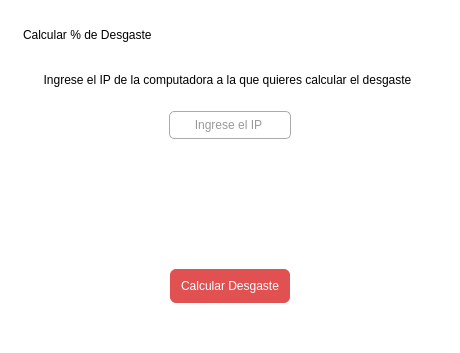
<?xml version="1.0" encoding="UTF-8"?>
<ui version="4.0">
 <class>Dialog</class>
 <widget class="QDialog" name="Dialog">
  <property name="geometry">
   <rect>
    <x>0</x>
    <y>0</y>
    <width>457</width>
    <height>328</height>
   </rect>
  </property>
  <property name="windowTitle">
   <string>Calcular Desgaste</string>
  </property>
  <property name="windowIcon">
   <iconset>
    <normaloff>../imgs/logo1.png</normaloff>../imgs/logo1.png</iconset>
  </property>
  <property name="styleSheet">
   <string notr="true">  background-color: white;</string>
  </property>
  <layout class="QGridLayout" name="gridLayout">
   <item row="0" column="0">
    <widget class="QFrame" name="frame">
     <property name="styleSheet">
      <string notr="true">border-radius:6px;
background-color:white;</string>
     </property>
     <property name="frameShape">
      <enum>QFrame::StyledPanel</enum>
     </property>
     <property name="frameShadow">
      <enum>QFrame::Raised</enum>
     </property>
     <layout class="QVBoxLayout" name="verticalLayout">
      <item>
       <widget class="QLabel" name="titulo">
        <property name="styleSheet">
         <string notr="true">font: 11pt &quot;Bahnschrift Light SemiCondensed&quot;;
margin: 5px 0 0 0;
</string>
        </property>
        <property name="text">
         <string>Calcular % de Desgaste</string>
        </property>
        <property name="alignment">
         <set>Qt::AlignLeading|Qt::AlignLeft|Qt::AlignTop</set>
        </property>
       </widget>
      </item>
      <item>
       <widget class="QFrame" name="frame_2">
        <property name="styleSheet">
         <string notr="true">margin: 0 0 80px 0;</string>
        </property>
        <property name="frameShape">
         <enum>QFrame::StyledPanel</enum>
        </property>
        <property name="frameShadow">
         <enum>QFrame::Raised</enum>
        </property>
        <layout class="QVBoxLayout" name="verticalLayout_2">
         <item>
          <widget class="QLabel" name="subtitulo">
           <property name="styleSheet">
            <string notr="true">margin: 10px 10px 15px 5px;
font: 9pt &quot;Bahnschrift Light SemiCondensed&quot;;
</string>
           </property>
           <property name="text">
            <string>Ingrese el IP de la computadora a la que quieres calcular el desgaste</string>
           </property>
           <property name="alignment">
            <set>Qt::AlignHCenter|Qt::AlignTop</set>
           </property>
          </widget>
         </item>
         <item>
          <widget class="QLineEdit" name="txt_ip">
           <property name="styleSheet">
            <string notr="true">QLineEdit{
font: 25 9pt &quot;Bahnschrift Light SemiCondensed&quot;;
outline:none;
border:1px solid #aaa;
padding:5px;
border-radius: 5px;
color: #333;
margin: 0 140px 0 140px;
}

QLineEdit:focus{
border: 1px solid rgb(225, 81, 81);

}
</string>
           </property>
           <property name="alignment">
            <set>Qt::AlignCenter</set>
           </property>
           <property name="placeholderText">
            <string>Ingrese el IP </string>
           </property>
          </widget>
         </item>
        </layout>
       </widget>
      </item>
      <item>
       <widget class="QLabel" name="porcentaje">
        <property name="styleSheet">
         <string notr="true">margin: 10px 10px 5px 5px;
font: 9pt &quot;Bahnschrift Light SemiCondensed&quot;;
</string>
        </property>
        <property name="text">
         <string/>
        </property>
        <property name="alignment">
         <set>Qt::AlignCenter</set>
        </property>
       </widget>
      </item>
      <item>
       <widget class="QPushButton" name="btn_calcular">
        <property name="styleSheet">
         <string notr="true">QPushButton{
  width: 100%;
  padding: 10px;
  border-radius: 6px;
  line-height: 18px;
background-color:rgb(225, 81, 81);
  color:white;
font: 10pt &quot;Bahnschrift Light SemiCondensed&quot;;
margin:0 150px 30px 150px;}

QPushButton:hover{
  background-color: rgb(113, 40, 40);}</string>
        </property>
        <property name="text">
         <string>Calcular Desgaste</string>
        </property>
       </widget>
      </item>
     </layout>
    </widget>
   </item>
  </layout>
 </widget>
 <resources/>
 <connections/>
</ui>
